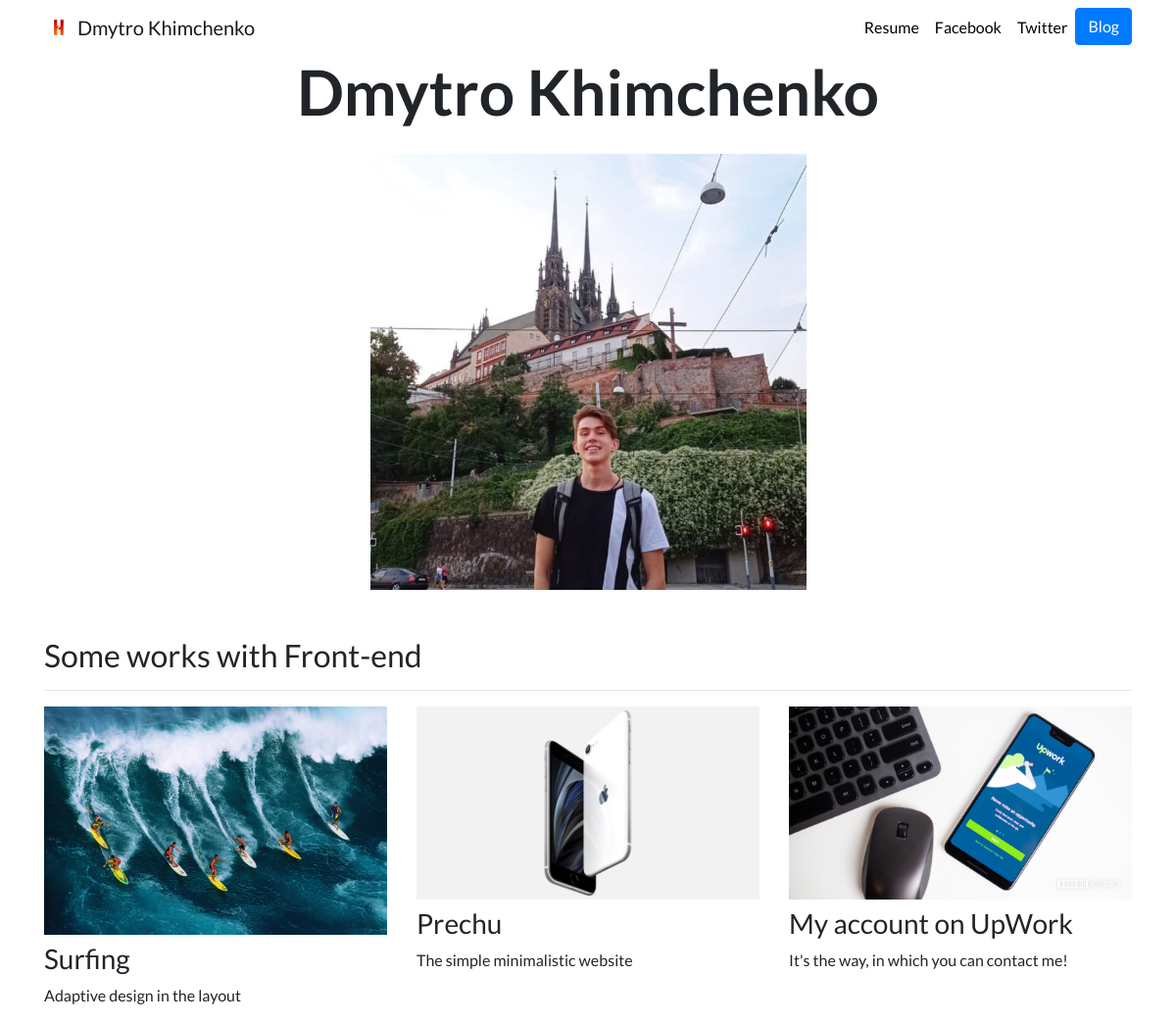
The page / on the database its author committed.
### portfolio/models.py (models this page shows, shortened)
class Project(models.Model):
    title = models.CharField(max_length=100)
    description = models.CharField(max_length=200)
    image = models.ImageField(upload_to='portfolio/images/')
    url = models.URLField(blank=True)

### portfolio/views.py (the view)
# urls.py: 2. Add a URL to urlpatterns:  path('', views.home, name='home')
def home(request):
    projects = Project.objects.all()
    return render(request, 'portfolio/home.html', {'projects': projects})

### portfolio/templates/portfolio/home.html
{% extends "portfolio/base.html" %}
{% load static %}
{% block content %}
<div class="row justify-content-center mb-3">
  <div class="col-md-9 text-center">
    <h1 id="hometext" class="font-weight-bold">Dmytro Khimchenko</h1>
  </div>
</div>
<div class="row justify-content-center my-3">
  <div class="col-5">
    <img src="{% static 'portfolio/himchenhim.jpg' %}" class="img-fluid">
  </div>
</div>
<h2 class="mt-5">Some works with Front-end</h2>
<hr>
<div class="row">
  {% for project in projects %}
  <div class="col-lg-4 col-md-6">
    {% if project.url %}
    <a href="{{ project.url }}">
      <img src="{{ project.image.url }}" class="img-fluid mb-2">
    </a>
    {% else %}
    <img src="{{ project.image.url }}" class="img-fluid mb-2">
    {% endif %}
    <h3>{{ project.title }}</h3>
    <p>{{ project.description }}</p>
  </div>
  {% endfor %}
</div>
{% endblock %}

### portfolio/templates/portfolio/base.html (shortened to what this page needs)
<!doctype html>
<html lang="en">
{% load static %}
<head>
    <link rel="stylesheet" href="https://stackpath.bootstrapcdn.com/bootstrap/4.4.1/css/bootstrap.min.css"
>
    <link rel="stylesheet" href="{% static 'portfolio/custom.css' %}">
</head>
<body>
<nav id="topNav" class="navbar navbar-expand-md navbar-light">
    <div class="container">
        <a class="navbar-brand" href="{% url 'home' %}">
            <img src="{% static 'portfolio/logo.png' %}" width="30" height="30" class="d-inline-block align-top"
                 alt="Nick's Logo">
            <span>Dmytro Khimchenko</span>
        </a>
        <div class="collapse navbar-collapse text-center" id="navbarNav">
            <ul class="navbar-nav ml-auto">
                <li class="nav-item">
                    <a class="nav-link" href="https://telegra.ph/Rezyume-04-20">Resume</a>
                </li>
                <li class="nav-item">
                    <a class="nav-link" href="https://www.facebook.com/profile.php?id=100022965527666" target="_blank">Facebook</a>
                </li>
                <li class="nav-item">
                    <a class="nav-link" href="https://twitter.com/himchenhim1/" target="_blank">Twitter</a>
                </li>
                <li>
                    <a role="button" href="{% url 'blog:all_blogs' %}" class="btn btn-primary">Blog</a>
                </li>
            </ul>
        </div>
    </div>
</nav>
<div class="container">
    {% block content %}{% endblock %}
</div>
</body>
</html>

### portfolio/static/portfolio/custom.css (style rules this page uses)
.navbar-nav .nav-link { color: rgba(0,0,0,1) !important; }
body { font-family: 'Lato', sans-serif; }
@media (min-width: 992px) { #hometext { font-size: 4rem; } }

### rows shown on the page
Project: image (picture), title "Surfing", description "Adaptive design in the layout"
Project: image (picture), title "Prechu", description "The simple minimalistic website"
Project: image (picture), title "My account on UpWork", description "It's the way, in which you can contact me!"
